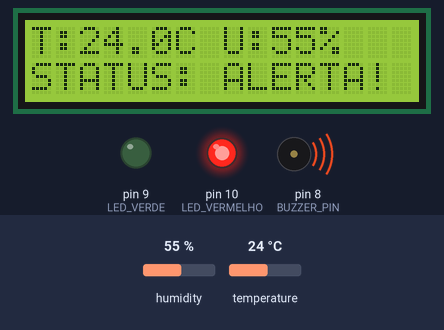
Bench run of a sketch on a simulated Arduino Uno, built with avr-gcc and run on an emulated ATmega328P. On the bench: 16×2 character LCD, output pins drawn as LEDs (lit = HIGH), buzzer (waves = sounding). The inputs (shaded band) are chosen by the test bench; at power-on: temperature 24 °C, humidity 55 %. What the sketch prints to the serial monitor is not drawn.

Above: at 3.2 s.
3.3 s: temperature set to 8.8 °C
At 5.3 s:
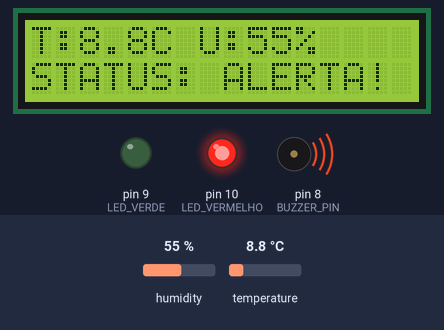
6.0 s: temperature set to 7.7 °C
At 6.9 s:
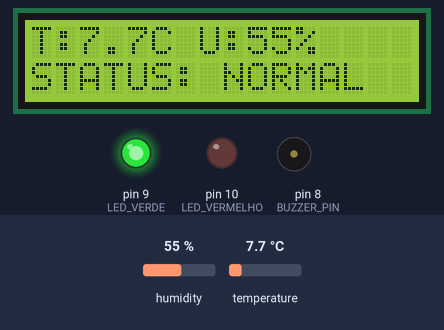
8.7 s: humidity set to 22 %
At 11.4 s:
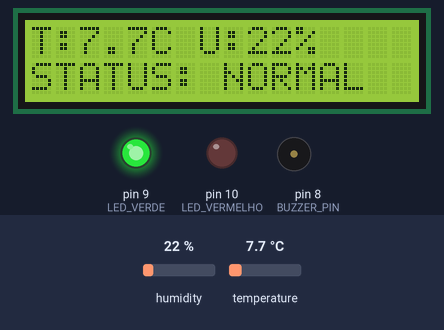
11.7 s: humidity set to 40 %
At 13.0 s:
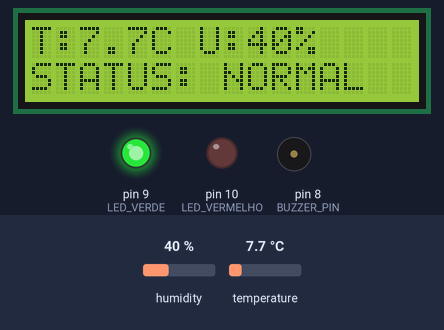
14.4 s: temperature set to 12 °C
At 17.5 s:
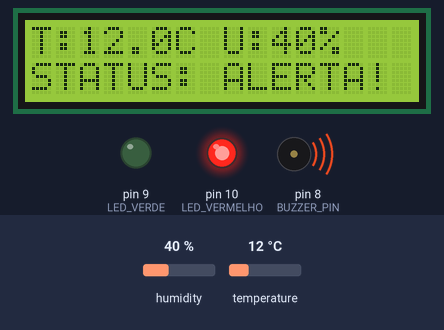
Timing chart, 0 to 18.8 s (numbered marks = the images above; inputs shaded):
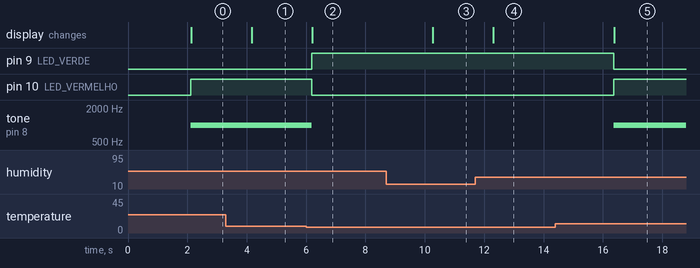

Measured:
- the behaviour switches between 8.1 and 8 °C on temperature (found by bisection; images 1 and 2)
- after the input at 3.3 s, the display: changes after 0.86 s (image 1)
- after the input at 6.0 s, pin 9 (LED_VERDE): LOW → HIGH after 0.18 s; pin 10 (LED_VERMELHO): HIGH → LOW after 0.18 s; tone on pin 8 (BUZZER_PIN): 1000 Hz → silent after 0.18 s; the display: changes after 0.20 s (image 2)
- after the input at 8.7 s, the display: changes after 1.6 s (image 3)
- after the input at 11.7 s, the display: changes after 0.61 s (image 4)
- after the input at 14.4 s, pin 9 (LED_VERDE): HIGH → LOW after 2.0 s; pin 10 (LED_VERMELHO): LOW → HIGH after 2.0 s; tone on pin 8 (BUZZER_PIN): silent → 1000 Hz after 2.0 s; the display: changes after 2.0 s (image 5)

The sketch:

frioseguro.ino
```cpp
#include <Wire.h>
#include <LiquidCrystal_I2C.h>
#include <DHT.h>

// Definições de Pinos
#define DHTPIN 2
#define DHTTYPE DHT22
#define BUZZER_PIN 8
#define LED_VERDE 9
#define LED_VERMELHO 10

// Faixas Operacionais (Câmara Fria Farmacêutica / Insumos)
const float TEMP_MIN = 2.0;
const float TEMP_MAX = 8.0;

DHT dht(DHTPIN, DHTTYPE);
LiquidCrystal_I2C lcd(0x27, 16, 2);

void setup() {
  Serial.begin(9600);
  dht.begin();

  pinMode(BUZZER_PIN, OUTPUT);
  pinMode(LED_VERDE, OUTPUT);
  pinMode(LED_VERMELHO, OUTPUT);

  lcd.init();
  lcd.backlight();
  lcd.setCursor(0, 0);
  lcd.print("FrioSeguro IoT");
  lcd.setCursor(0, 1);
  lcd.print("Iniciando...");
  delay(2000);
  lcd.clear();
}

void loop() {
  float umidade = dht.readHumidity();
  float temperatura = dht.readTemperature();

  if (isnan(temperatura) || isnan(umidade)) {
    lcd.setCursor(0, 0);
    lcd.print("Erro Sensor DHT!");
    Serial.println("ERRO: Falha na leitura do sensor DHT22");
    delay(2000);
    return;
  }

  // Envio estruturado via Serial para o Gateway Python/Web
  Serial.print("TEMP:");
  Serial.print(temperatura, 1);
  Serial.print("|UMID:");
  Serial.print(umidade, 1);

  // Exibição no LCD
  lcd.setCursor(0, 0);
  lcd.print("T:");
  lcd.print(temperatura, 1);
  lcd.print("C U:");
  lcd.print(umidade, 0);
  lcd.print("%  ");

  // Lógica de Controle e Alerta
  if (temperatura < TEMP_MIN || temperatura > TEMP_MAX) {
    digitalWrite(LED_VERDE, LOW);
    digitalWrite(LED_VERMELHO, HIGH);
    tone(BUZZER_PIN, 1000); // Alerta sonoro 1kHz

    lcd.setCursor(0, 1);
    lcd.print("STATUS: ALERTA! ");
    Serial.println("|STATUS:CRITICO");
  } else {
    digitalWrite(LED_VERDE, HIGH);
    digitalWrite(LED_VERMELHO, LOW);
    noTone(BUZZER_PIN);

    lcd.setCursor(0, 1);
    lcd.print("STATUS: NORMAL  ");
    Serial.println("|STATUS:OK");
  }

  delay(2000);
}
```
